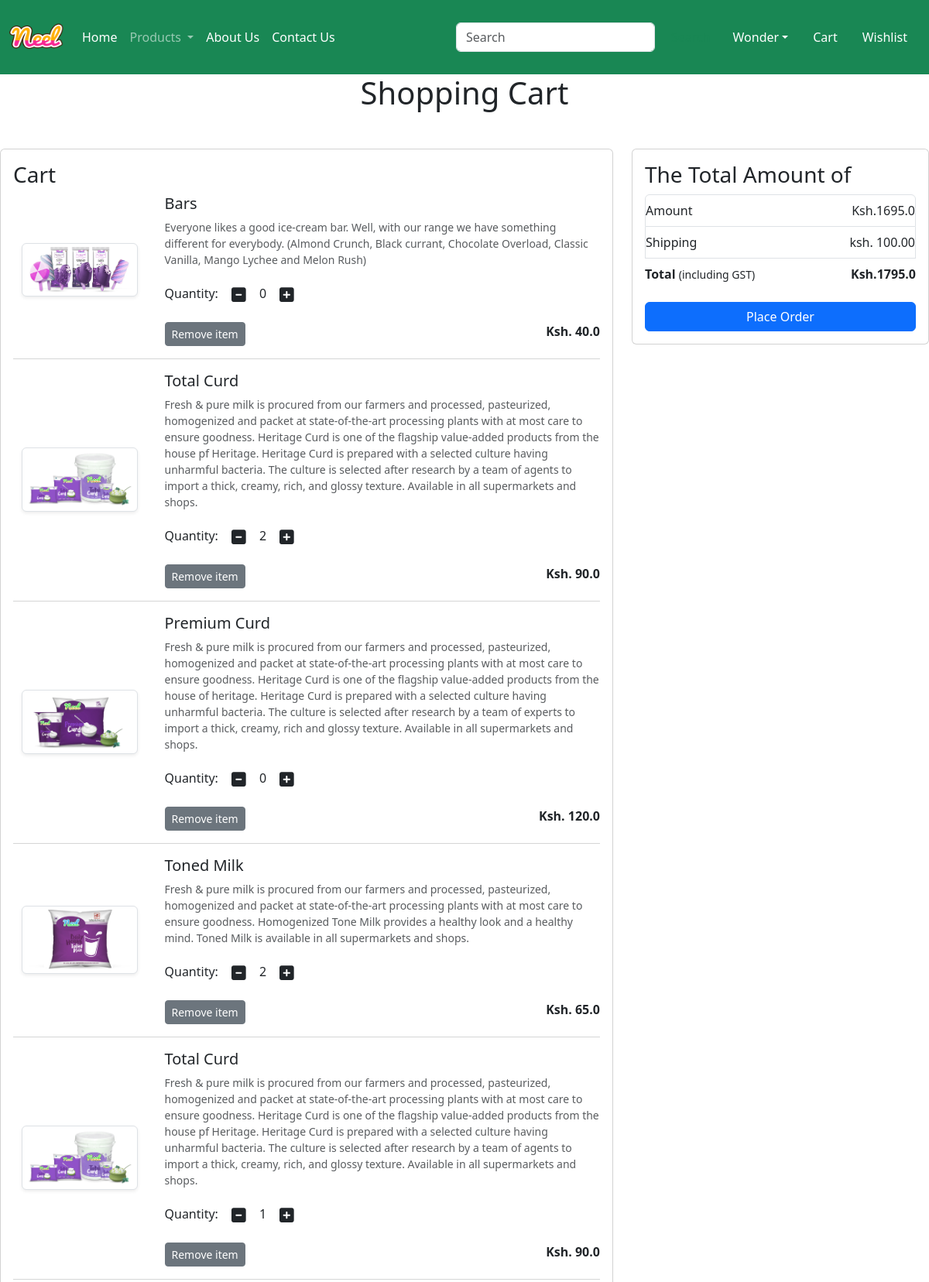
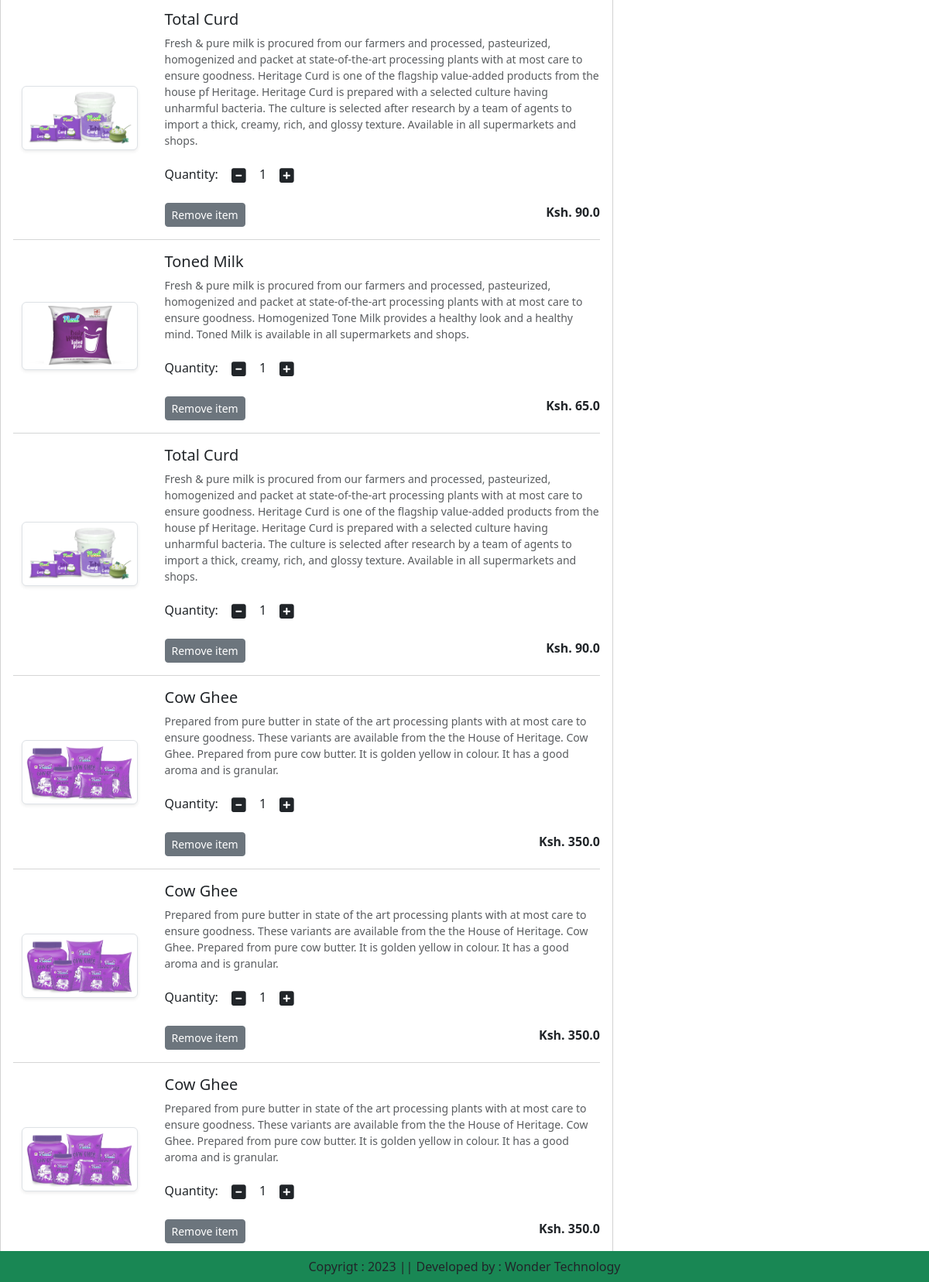
The app's page /cart/ (signed in) with its own data (2 pictures, top to bottom).
### app/models.py (models this page shows, shortened)
class Cart(models.Model):
    user =models.ForeignKey(User,on_delete=models.CASCADE)
    product = models.ForeignKey(Product,on_delete=models.CASCADE)
    quantity = models.PositiveIntegerField(default=1)

class Product(models.Model):
    title = models.CharField(max_length=100)
    selling_price = models.FloatField()
    discounted_price = models.FloatField()
    description = models.TextField()
    composition = models.TextField(default='')
    prodapp = models.TextField(default='')
    category = models.CharField(choices=CATEGORY_CHOICES, max_length=2)
    product_image = models.ImageField(upload_to='product')

### app/views.py (the view)
# urls.py: path('cart/', views.show_cart, name='showcart'),
def show_cart(request):
    user = request.user
    cart = Cart.objects.filter(user=user)
    amount = 0
    for p in cart:
        value = p.quantity*p.product.discounted_price
        amount = amount + value
    totalamount= amount + 100
    return render(request, 'app/addtocart.html',locals())

### app/templates/app/addtocart.html (shortened to what this page needs)
{% extends 'app/base.html' %}
{% load static %}
{% block main-content %}
{% if cart %}
  <h1 class="text-center mb-5">Shopping Cart</h1>
  <div class="row">
    <div class="col-sm-8">
      <div class="card">
        <div class="card-body">
          <h3>Cart</h3>
          {% for item in cart %}
            <div class="row">
              <div class="col-sm-3 text-center align-self-center">
                <img src="{{item.product.product_image.url}}" alt="" class="img-fluid img-thumbnail shadow-sm" height="150" width="150">
              </div>
              <div class="col-sm-9">
                <div>
                  <h5>{{item.product.title}}</h5>
                  <p class="mb-2 text-muted small">{{item.product.description}}</p>
                  <div class="my-3">
                    <label for="quantity">Quantity:</label>
                    <a class="minus-cart btn" pid={{item.product.id}}><i class="fas fa-minus-square fa-lg"></i></a>
                    <span id="quantity">{{item.quantity}}</span>
                    <a class="plus-cart btn" pid={{item.product.id}}><i class="fas fa-plus-square fa-lg"></i></a>
                  </div>
                  <div class="d-flex justify-content-between">
                    <a href="#" class="remove-cart btn btn-sm btn-secondary mr-3" pd={{item.product.id}}>Remove item</a>
                    <p class="mb-0"><span><strong>Ksh. {{item.product.discounted_price}}</strong></span></p>
                  </div>
                </div>
              </div>
            </div>
            <hr class="text-muted">
          {% endfor %}
        </div>
      </div>
    </div>
    <div class="col-sm-4">
      <div class="card">
        <div class="card-body">
          <h3>The Total Amount of</h3>
          <ul class="list-group">
            <li class="list-group-item d-flex justify-content-between align-items-center px-0">Amount<span id="amount">Ksh.{{amount}}</span></li>
            <li class="list-group-item d-flex justify-content-between align-items-center px-0">Shipping<span>ksh. 100.00</span></li>
            <li class="list-group-item d-flex justify-content-between align-items-center border-0 px-0 mb-3">
              <div>
                <strong>Total</strong> <small>(including GST)</small>
              </div>
              <span id="totalamount"><strong>Ksh.{{totalamount}}</strong></span>
            </li>
          </ul>
          <div class="d-grid"><a a href="{% url 'checkout' %}" class="btn btn-primary">Place Order</a></div>
        </div>
      </div>
    </div>
  </div>
{% else %}
  <h1 class="text-center mb-5">Cart is Empty</h1>
{% endif %}
{% endblock main-content %}

### app/templates/app/base.html (shortened to what this page needs)
<!DOCTYPE html>
{% load static %}
<html lang="en">
<head>
    <link href="https://cdn.jsdelivr.net/npm/bootstrap@5.3.0-alpha3/dist/css/bootstrap.min.css" rel="stylesheet">
    <link rel="stylesheet" href="{%static 'app/css/owl.carousel.min.css' %}" />
    <link rel="stylesheet" href="{%static 'app/css/all.min.css' %}" />
    <link rel="stylesheet" href="{%static 'app/css/style.css' %}" />
</head>
<body>
    <nav class="navbar navbar-expand-lg navbar-dark bg-success">
        <div class="container-fluid">
          <a class="navbar-brand" href="#">
            <img src="{% static 'app/images/Neel.png' %}" width="70" height="70" />
          </a>
          <div class="collapse navbar-collapse" id="navbarSupportedContent">
            <ul class="navbar-nav me-auto mb-2 mb-lg-0">
              {% if request.user.is_authenticated %}
              <li class="nav-item">
                <a class="nav-link active" aria-current="page" href="/">Home</a>
              </li>
              <li class="nav-item dropdown">
                <a class="nav-link dropdown-toggle" href="#" role="button" data-bs-toggle="dropdown" aria-expanded="false">
                  Products
                </a>
              </li>
              <li class="nav-item">
                <a class="nav-link text-white" href="{% url 'about' %}">About Us</a>
              </li>
            <li class="nav-item">
              <a class="nav-link text-white" href=" {% url 'contact' %}">Contact Us</a>
            </li>
            </ul>
            <form class="d-flex" role="search">
              <input class="form-control me-2" type="search" placeholder="Search" aria-label="Search">
              <button class="btn btn-outline-success" type="submit">Search</button>
            </form>
          </div>
          <ul class="navbar-nav me-auto mb-2 mb-lg-0">
            <li class= "nav-item dropdown mx-2">
                <a class= "nav-link dropdown-toggle text-white" href="#"
                id="profileDropdown" role="button" data-bs-toggle="dropdown"
                aria-expanded= "false">Wonder</a>
        </li>
        <li class="nav-item mx-2">
            <a href="{% url 'showcart' %}" class="nav-link text-white">Cart </a>
        </li>
        <li class="nav-item mx-2">
            <a href="#" class="nav-link text-white">Wishlist </a>
        </li>
        {% endif %}
        </ul>
        </div>
      </nav>
      {% block main-content %}{% endblock main-content %}
      <footer class="container-fluid fixed-bottom bg-success text-center p-2 mt-5">
           Copyrigt : 2023 || Developed by : Wonder Technology
      </footer>
</body>
</html>

### records on screen
Cart: product.product_image (picture), product "Bars", product.description "Everyone likes a good ice-cream bar. Well, with our range we have something different for everybody. (Almond Crunch, Black currant, Chocolate Overload, Classic Vanilla, Mango Lychee and Melon Rush)", quantity "0", product.discounted_price "40.0"
Cart: product.product_image (picture), product "Total Curd", product.description "Fresh & pure milk is procured from our farmers and processed, pasteurized, homogenized and packet at state-of-the-art processing plants with at most care to ensure goodness. Heritage Curd is one of the flagship value-added products from the house pf Heritage. Heritage Curd is prepared with a selected culture having unharmful bacteria. The culture is selected after research by a team of agents to import a thick, creamy, rich, and glossy texture. Available in all supermarkets and shops.", quantity "2", product.discounted_price "90.0"
Cart: product.product_image (picture), product "Premium Curd", product.description "Fresh & pure milk is procured from our farmers and processed, pasteurized, homogenized and packet at state-of-the-art processing plants with at most care to ensure goodness. Heritage Curd is one of the flagship value-added products from the house of heritage. Heritage Curd is prepared with a selected culture having unharmful bacteria. The culture is selected after research by a team of experts to import a thick, creamy, rich and glossy texture. Available in all supermarkets and shops.", quantity "0", product.discounted_price "120.0"
Cart: product.product_image (picture), product "Toned Milk", product.description "Fresh & pure milk is procured from our farmers and processed, pasteurized, homogenized and packet at state-of-the-art processing plants with at most care to ensure goodness. Homogenized Tone Milk provides a healthy look and a healthy mind. Toned Milk is available in all supermarkets and shops.", quantity "2", product.discounted_price "65.0"
Cart: product.product_image (picture), product "Total Curd", product.description "Fresh & pure milk is procured from our farmers and processed, pasteurized, homogenized and packet at state-of-the-art processing plants with at most care to ensure goodness. Heritage Curd is one of the flagship value-added products from the house pf Heritage. Heritage Curd is prepared with a selected culture having unharmful bacteria. The culture is selected after research by a team of agents to import a thick, creamy, rich, and glossy texture. Available in all supermarkets and shops.", quantity "1", product.discounted_price "90.0"
Cart: product.product_image (picture), product "Total Curd", product.description "Fresh & pure milk is procured from our farmers and processed, pasteurized, homogenized and packet at state-of-the-art processing plants with at most care to ensure goodness. Heritage Curd is one of the flagship value-added products from the house pf Heritage. Heritage Curd is prepared with a selected culture having unharmful bacteria. The culture is selected after research by a team of agents to import a thick, creamy, rich, and glossy texture. Available in all supermarkets and shops.", quantity "1", product.discounted_price "90.0"
Cart: product.product_image (picture), product "Toned Milk", product.description "Fresh & pure milk is procured from our farmers and processed, pasteurized, homogenized and packet at state-of-the-art processing plants with at most care to ensure goodness. Homogenized Tone Milk provides a healthy look and a healthy mind. Toned Milk is available in all supermarkets and shops.", quantity "1", product.discounted_price "65.0"
Cart: product.product_image (picture), product "Total Curd", product.description "Fresh & pure milk is procured from our farmers and processed, pasteurized, homogenized and packet at state-of-the-art processing plants with at most care to ensure goodness. Heritage Curd is one of the flagship value-added products from the house pf Heritage. Heritage Curd is prepared with a selected culture having unharmful bacteria. The culture is selected after research by a team of agents to import a thick, creamy, rich, and glossy texture. Available in all supermarkets and shops.", quantity "1", product.discounted_price "90.0"
Cart: product.product_image (picture), product "Cow Ghee", product.description "Prepared from pure butter in state of the art processing plants with at most care to ensure goodness. These variants are available from the the House of Heritage. Cow Ghee. Prepared from pure cow butter. It is golden yellow in colour. It has a good aroma and is granular.", quantity "1", product.discounted_price "350.0"
Cart: product.product_image (picture), product "Cow Ghee", product.description "Prepared from pure butter in state of the art processing plants with at most care to ensure goodness. These variants are available from the the House of Heritage. Cow Ghee. Prepared from pure cow butter. It is golden yellow in colour. It has a good aroma and is granular.", quantity "1", product.discounted_price "350.0"
Cart: product.product_image (picture), product "Cow Ghee", product.description "Prepared from pure butter in state of the art processing plants with at most care to ensure goodness. These variants are available from the the House of Heritage. Cow Ghee. Prepared from pure cow butter. It is golden yellow in colour. It has a good aroma and is granular.", quantity "1", product.discounted_price "350.0"

### other values on screen
{{ amount }} "1695.0"
{{ totalamount }} "1795.0"
